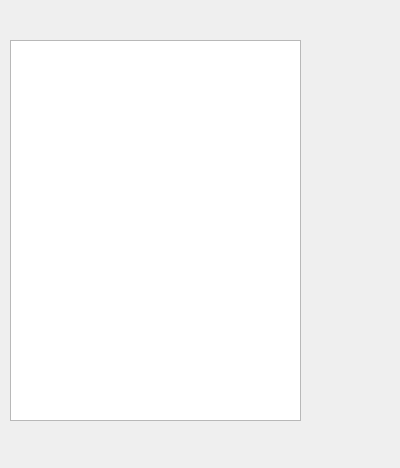
<?xml version="1.0" encoding="UTF-8"?>
<ui version="4.0">
 <class>ScoreDialog</class>
 <widget class="QDialog" name="ScoreDialog">
  <property name="geometry">
   <rect>
    <x>0</x>
    <y>0</y>
    <width>400</width>
    <height>468</height>
   </rect>
  </property>
  <property name="windowTitle">
   <string>ScoreDialog</string>
  </property>
  <widget class="QTableView" name="tableView">
   <property name="geometry">
    <rect>
     <x>10</x>
     <y>40</y>
     <width>291</width>
     <height>381</height>
    </rect>
   </property>
  </widget>
 </widget>
 <layoutdefault spacing="6" margin="11"/>
 <resources/>
 <connections/>
</ui>
